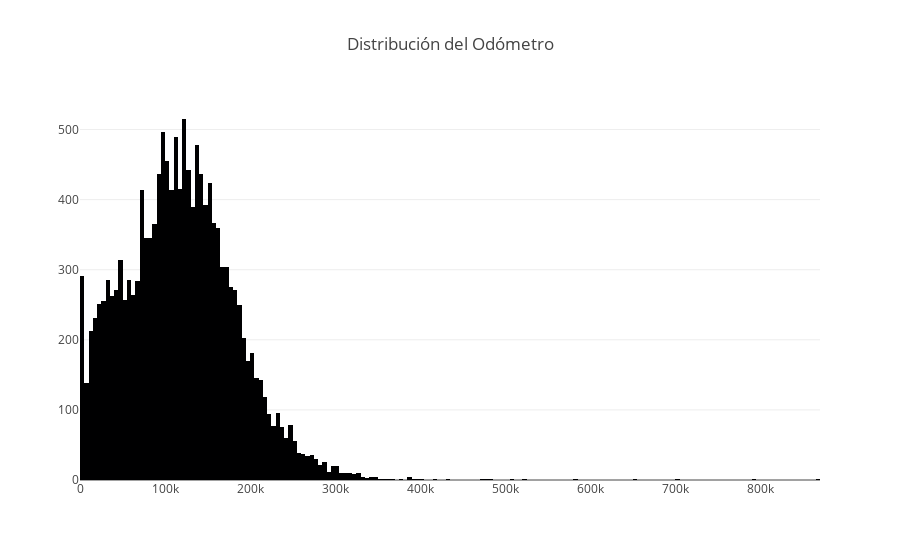
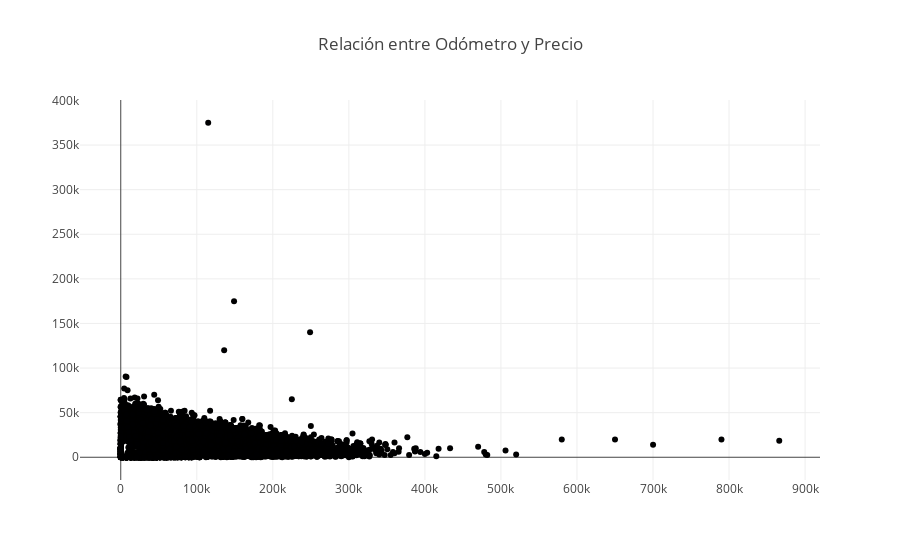

Source (notebook cell) for these figures, in order:
### Code cell
fig = go.Figure(data=[go.Histogram(x=car_data['odometer'])]) # Crear un histograma utilizando plotly.graph_objects
# Se crea una figura vacía y luego se añade un rastro de histograma
fig.update_layout(title_text='Distribución del Odómetro') # Opcional: Puedes añadir un título al gráfico si lo deseas
fig.show()# Mostrar el gráfico Plotly

fig = go.Figure(data=[go.Scatter(x=car_data['odometer'], y=car_data['price'], mode='markers')]) # Crear un scatter plot utilizando plotly.graph_objects
# Se crea una figura vacía y luego se añade un rastro de scatter
fig.update_layout(title_text='Relación entre Odómetro y Precio') # Opcional: Puedes añadir un título al gráfico si lo deseas
fig.show() # Mostrar el gráfico Plotly

### Figure 1 — Plotly figure (JSON) as saved in the notebook; plotly's stock layout.template omitted (floating-point values rounded to 4 significant figures; data arrays with more than 128 entries replaced by an {"elided": "..."} marker saying what was removed)
{"data": [{"type": "histogram", "x": {"elided": "14852 float values"}}], "layout": {"title": {"text": "Distribución del Odómetro"}}}

### Figure 2 — Plotly figure (JSON) as saved in the notebook; plotly's stock layout.template omitted (floating-point values rounded to 4 significant figures; data arrays with more than 128 entries replaced by an {"elided": "..."} marker saying what was removed)
{"data": [{"mode": "markers", "type": "scatter", "x": {"elided": "14852 float values"}, "y": {"elided": "14852 int values"}}], "layout": {"title": {"text": "Relación entre Odómetro y Precio"}}}
